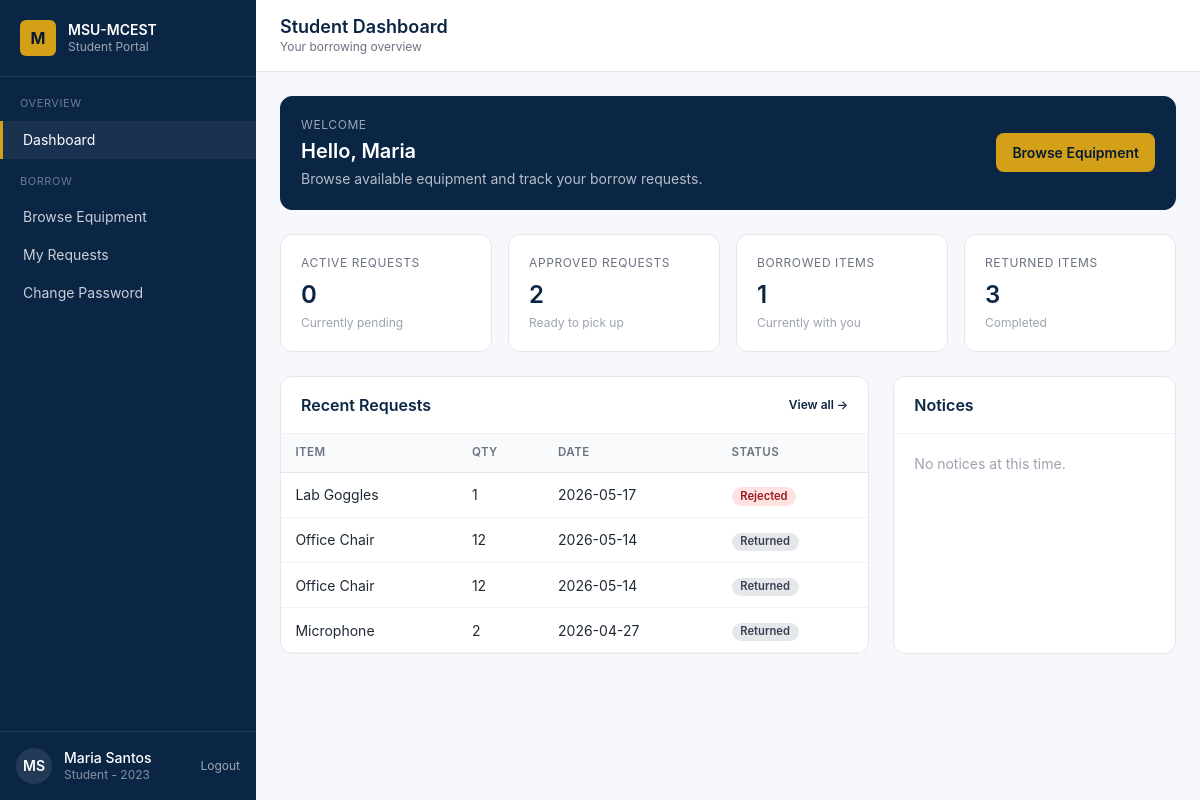
The page /pages/student-dashboard.php (signed in) on the database its author committed.
### tables this page shows
CREATE TABLE `users` (
  `user_id` int(11) NOT NULL,
  `student_id` int(11) DEFAULT NULL,
  `official_id` varchar(50) DEFAULT NULL,
  `username` varchar(100) NOT NULL,
  `password` varchar(255) NOT NULL,
  `role` enum('student','admin','faculty') DEFAULT 'student',
  `is_default_password` tinyint(1) DEFAULT 1,
  `is_active` tinyint(1) DEFAULT 1,
  `last_login` timestamp NULL DEFAULT NULL,
  `created_at` timestamp NOT NULL DEFAULT current_timestamp()
);

CREATE TABLE `master_list` (
  `student_id` int(11) NOT NULL,
  `first_name` varchar(100) NOT NULL,
  `last_name` varchar(255) NOT NULL,
  `course_code` varchar(20) DEFAULT NULL,
  `year_level` varchar(50) DEFAULT NULL,
  `created_at` timestamp NOT NULL DEFAULT current_timestamp()
);

### pages/student-dashboard.php (the view, shortened to what this page needs)
<?php
require_once __DIR__ . '/../partials/page-data.php';
$studentId = (int) ($currentUser['student_id'] ?? $_SESSION['student_id'] ?? 0);
$activeRequests = (int) one_value('SELECT COUNT(*) FROM borrow_request WHERE student_id = ? AND status = "PENDING"', [$studentId]);
$approvedRequests = (int) one_value('SELECT COUNT(*) FROM borrow_request WHERE student_id = ? AND status = "APPROVED"', [$studentId]);
$borrowedItems = (int) one_value('SELECT COUNT(*) FROM transactions WHERE student_id = ? AND status IN ("PENDING", "ONGOING")', [$studentId]);
$returnedItems = (int) one_value('SELECT COUNT(*) FROM transactions WHERE student_id = ? AND status = "RETURNED"', [$studentId]);
$recentRequests = all_rows(
    'SELECT br.*, i.item_name, t.status AS transaction_status
     FROM borrow_request br
     JOIN items i ON i.item_id = br.item_id
     LEFT JOIN transactions t ON t.request_id = br.request_id
     WHERE br.student_id = ?
     ORDER BY br.created_at DESC
     LIMIT 5',
    [$studentId]
);
?>
<!doctype html>
<html lang="en">
<head>
  <script src="https://cdn.tailwindcss.com"></script>
  <link rel="stylesheet" href="../css/app.css" />
</head>
<body class="min-h-screen bg-surface">
<aside class="sidebar hidden md:flex md:flex-col w-64 bg-navy text-white fixed inset-y-0 left-0 z-30">
  <div class="px-5 py-5 border-b border-white/10 flex items-center gap-3">
    <div class="w-9 h-9 rounded-md bg-gold text-navy-dark grid place-items-center font-bold">M</div>
    <div>
      <div class="text-sm font-semibold leading-tight">MSU-MCEST</div>
      <div class="text-xs text-white/60">Student Portal</div>
    </div>
  </div>
  <nav class="flex-1 py-4 text-sm">
    <p class="px-5 mt-3 first:mt-0 text-[11px] uppercase tracking-wider text-white/40 mb-2">Overview</p>
    <a href="student-dashboard.php" class="nav-link active">Dashboard</a>
    <p class="px-5 mt-3 first:mt-0 text-[11px] uppercase tracking-wider text-white/40 mb-2">Borrow</p>
    <a href="student-browse.php" class="nav-link">Browse Equipment</a>
    <a href="student-requests.php" class="nav-link">My Requests</a>
    <a href="student-change-password.php" class="nav-link">Change Password</a>
  </nav>
  <div class="p-4 border-t border-white/10 flex items-center gap-3">
    <div class="w-9 h-9 rounded-full bg-white/10 grid place-items-center text-sm font-semibold"><?php echo h($currentInitials); ?></div>
    <div class="text-sm leading-tight">
      <div class="font-medium"><?php echo h($currentName); ?></div>
      <div class="text-white/50 text-xs"><?php echo h(trim(($currentUser['course_code'] ?? 'Student') . (($currentUser['year_level'] ?? '') ? ' - ' . $currentUser['year_level'] : ''))); ?></div>
    </div>
    <a href="../process/logout.php" class="ml-auto text-white/60 hover:text-gold text-xs" data-confirm="Log out now?">Logout</a>
  </div>
</aside>
  <div class="md:ml-64 main-shift page-fade">
    <header class="bg-white border-b border-gray-200 sticky top-0 z-10">
      <div class="px-6 py-4 flex flex-wrap items-center gap-4">
        <div class="min-w-0">
          <h1 class="text-lg font-semibold text-navy leading-tight whitespace-nowrap">Student Dashboard</h1>
          <p class="text-xs text-gray-500">Your borrowing overview</p>
        </div>
      </div>
    </header>
    <main class="p-6 space-y-6">
      <section class="card bg-navy text-white border-navy">
        <div class="card-body flex flex-wrap items-center justify-between gap-4">
          <div>
            <p class="text-white/60 text-xs uppercase tracking-wider">Welcome</p>
            <h2 class="text-xl font-semibold mt-1">Hello, <?php echo h($currentUser['first_name'] ?? 'Student'); ?></h2>
            <p class="text-white/70 text-sm mt-1">Browse available equipment and track your borrow requests.</p>
          </div>
          <a href="student-browse.php" class="btn btn-gold">Browse Equipment</a>
        </div>
      </section>
      <section class="grid grid-cols-2 lg:grid-cols-4 gap-4">
        <div class="card">
        <div class="card-body">
          <p class="text-xs uppercase tracking-wider text-gray-500">Active Requests</p>
          <p class="mt-2 text-2xl font-semibold text-navy"><?php echo $activeRequests; ?></p>
          <p class="text-xs text-gray-400 mt-1">Currently pending</p>
        </div>
      </div>
        <div class="card">
        <div class="card-body">
          <p class="text-xs uppercase tracking-wider text-gray-500">Approved Requests</p>
          <p class="mt-2 text-2xl font-semibold text-navy"><?php echo $approvedRequests; ?></p>
          <p class="text-xs text-gray-400 mt-1">Ready to pick up</p>
        </div>
      </div>
        <div class="card">
        <div class="card-body">
          <p class="text-xs uppercase tracking-wider text-gray-500">Borrowed Items</p>
          <p class="mt-2 text-2xl font-semibold text-navy"><?php echo $borrowedItems; ?></p>
          <p class="text-xs text-gray-400 mt-1">Currently with you</p>
        </div>
      </div>
        <div class="card">
        <div class="card-body">
          <p class="text-xs uppercase tracking-wider text-gray-500">Returned Items</p>
          <p class="mt-2 text-2xl font-semibold text-navy"><?php echo $returnedItems; ?></p>
          <p class="text-xs text-gray-400 mt-1">Completed</p>
        </div>
      </div>
      </section>
      <section class="grid grid-cols-1 lg:grid-cols-3 gap-6">
        <div class="card lg:col-span-2">
          <div class="card-header">
            <h2 class="font-semibold text-navy">Recent Requests</h2>
            <a href="student-requests.php" class="text-xs text-navy hover:text-gold-dark font-semibold">View all →</a>
          </div>
          <div class="overflow-x-auto">
            <table class="table">
              <thead><tr><th>Item</th><th>Qty</th><th>Date</th><th>Status</th></tr></thead>
              <tbody>
                <?php if (!$recentRequests): ?>
                  <tr><td colspan="4"><div class="empty"><div class="icon">-</div><p class="font-medium text-gray-700">No requests yet</p><p class="text-sm">Submit a request from Browse Equipment.</p></div></td></tr>
                <?php else: foreach ($recentRequests as $request):
                  $displayStatus = $request['transaction_status'] === 'RETURNED' ? 'RETURNED' : $request['status'];
                ?>
                  <tr>
                    <td><?php echo h($request['item_name']); ?></td>
                    <td><?php echo h($request['quantity_requested']); ?></td>
                    <td><?php echo h(substr($request['created_at'], 0, 10)); ?></td>
                    <td><?php echo badge($displayStatus); ?></td>
                  </tr>
                <?php endforeach; endif; ?>
              </tbody>
            </table>
          </div>
        </div>
        <div class="card">
          <div class="card-header"><h2 class="font-semibold text-navy">Notices</h2></div>
          <div class="card-body text-sm text-gray-600 space-y-2">
            <p class="text-gray-400">No notices at this time.</p>
          </div>
        </div>
      </section>
    </main>
  </div>
</body>
</html>

### css/app.css (style rules this page uses)
html, body { height: 100%; }
body { font-family: 'Inter', system-ui, -apple-system, Segoe UI, Roboto, sans-serif; background: #F7F8FB; color: #111827; }
.page-fade { opacity: 1; transition: opacity .2s ease; }
.js-ready .page-fade { opacity: 0; }
.js-ready .page-fade.is-ready { opacity: 1; }
.nav-link { display: flex; align-items: center; gap: .625rem; padding: .55rem 1.25rem; color: rgba(255,255,255,.78); border-left: 3px solid transparent; }
.nav-link.active { background: rgba(255,255,255,.06); color: #fff; border-left-color: #D4A017; }
.btn { display:inline-flex; align-items:center; justify-content:center; gap:.5rem; padding:.55rem 1rem; border-radius:.5rem; font-size:.875rem; font-weight:600; white-space:nowrap; transition: background .15s ease, color .15s ease, border-color .15s ease; }
.btn-gold { background:#D4A017; color:#061A33; }
.card { background:#fff; border:1px solid #E5E7EB; border-radius:.75rem; }
.card-header { padding:1rem 1.25rem; border-bottom:1px solid #F1F2F4; display:flex; align-items:center; justify-content:space-between; }
.card-body { padding:1.25rem; }
.table { width:100%; border-collapse:separate; border-spacing:0; font-size:.875rem; }
.table thead th { text-align:left; font-weight:600; font-size:.72rem; text-transform:uppercase; letter-spacing:.04em; color:#6B7280; background:#F9FAFB; padding:.65rem .9rem; border-bottom:1px solid #E5E7EB; }
.table tbody td { padding:.7rem .9rem; border-bottom:1px solid #F1F2F4; color:#1F2937; vertical-align: middle; }

### rows shown on the page
users: student.last_name "MS", student.last_name "Maria Santos", student.year_level "Student - 2023", student.first_name "Maria"

### other values the page prints
$activeRequests "0"
$approvedRequests "2"
$borrowedItems "1"
$returnedItems "3"
$request['item_name'] "Lab Goggles"
$request['quantity_requested'] "1"
substr($request['created_at'], 0, 10) "2026-05-17"
$request['item_name'] "Office Chair"
$request['quantity_requested'] "12"
substr($request['created_at'], 0, 10) "2026-05-14"
$statusText "Returned"
$request['item_name'] "Microphone"
$request['quantity_requested'] "2"
substr($request['created_at'], 0, 10) "2026-04-27"
